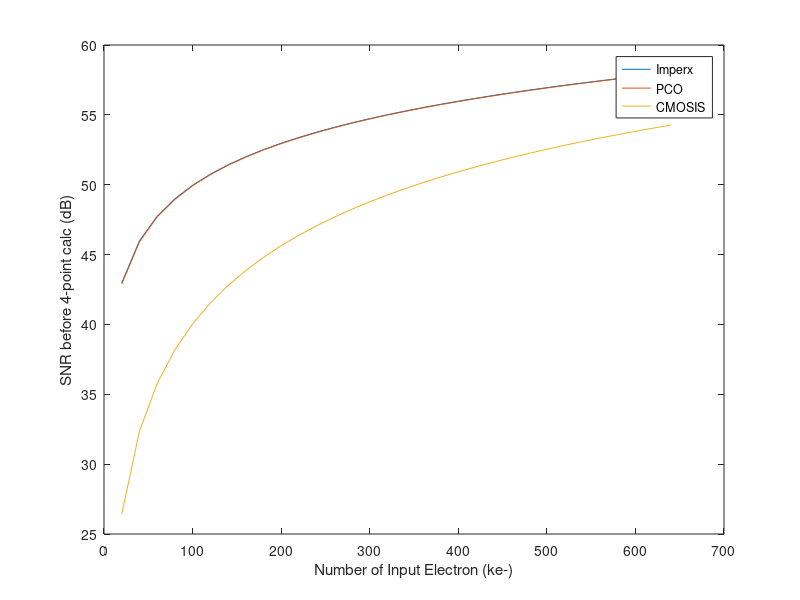

Recreate this plot in MATLAB.
clear all

Number_of_Camera=3;

Number_of_Electron_provided=20000*[1:32];

Exposure_Time=1;

%%
Specification_Matrix=zeros(Number_of_Camera,2); %2 specs, FWC and RN

for p=1:3
    Camera=p;
    
    if Camera == 1  %Imperx B0620
    FWC=20000;
    RN=14;
    %DC=1000;
    elseif Camera == 2 %PCO dimax S1
    FWC=36000;
    RN=23;
    %DC=530;

    elseif Camera == 3 %CMOSIS CSI2100
    FWC=2000000;
    RN=945;
    %DC=2600;
    end 
    
    Specification_Matrix(p,1)=FWC;
    Specification_Matrix(p,2)=RN;

end

%% To calculate the number of frame required
SNR=zeros(Number_of_Camera,length(Number_of_Electron_provided));
for p=1:length(Number_of_Electron_provided)
    Number_of_Frame_Required=ones(Number_of_Camera,1);

    Number_of_Frame_Required=ceil(Number_of_Electron_provided(p)./Specification_Matrix(:,1));

    %% Shot noise
    Shot_noise=ones(Number_of_Camera,1);
    Shot_noise=Number_of_Electron_provided(p)^0.5;

    %% Accumulated readout noise

    Accumulated_Readout_Noise=(Number_of_Frame_Required.*Specification_Matrix(:,2).^2).^0.5;
    
  %% Total noise
    Total_noise=(Shot_noise^2+Accumulated_Readout_Noise.^2).^0.5;
    
 %% SNR
    SNR(:,p)=20*log10(Number_of_Electron_provided(p)./Total_noise);
end

plot(Number_of_Electron_provided/1000,SNR');
xlabel('Number of Input Electron (ke-)');
ylabel('SNR before 4-point calc (dB)');
legend('Imperx','PCO','CMOSIS');